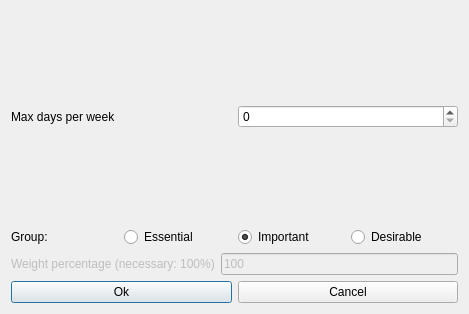
<?xml version="1.0" encoding="UTF-8"?>
<ui version="4.0">
 <class>ModifyConstraintStudentsMaxDaysPerWeekForm_template</class>
 <widget class="QDialog" name="ModifyConstraintStudentsMaxDaysPerWeekForm_template">
  <property name="geometry">
   <rect>
    <x>0</x>
    <y>0</y>
    <width>469</width>
    <height>314</height>
   </rect>
  </property>
  <property name="windowTitle">
   <string extracomment="This is the title of the dialog to modify a constraint of this type">Modify students max days per week</string>
  </property>
  <layout class="QVBoxLayout" name="verticalLayout">
   <item>
    <spacer name="spacer8">
     <property name="orientation">
      <enum>Qt::Vertical</enum>
     </property>
     <property name="sizeType">
      <enum>QSizePolicy::Expanding</enum>
     </property>
     <property name="sizeHint" stdset="0">
      <size>
       <width>20</width>
       <height>31</height>
      </size>
     </property>
    </spacer>
   </item>
   <item>
    <layout class="QHBoxLayout">
     <item>
      <widget class="QLabel" name="maxDaysTextLabel">
       <property name="frameShape">
        <enum>QFrame::NoFrame</enum>
       </property>
       <property name="frameShadow">
        <enum>QFrame::Plain</enum>
       </property>
       <property name="text">
        <string>Max days per week</string>
       </property>
       <property name="wordWrap">
        <bool>false</bool>
       </property>
      </widget>
     </item>
     <item>
      <widget class="QSpinBox" name="maxDaysSpinBox"/>
     </item>
    </layout>
   </item>
   <item>
    <spacer name="spacer7">
     <property name="orientation">
      <enum>Qt::Vertical</enum>
     </property>
     <property name="sizeType">
      <enum>QSizePolicy::Expanding</enum>
     </property>
     <property name="sizeHint" stdset="0">
      <size>
       <width>20</width>
       <height>31</height>
      </size>
     </property>
    </spacer>
   </item>
   <item>
    <layout class="QHBoxLayout" name="horizontalLayout_4">
     <item>
      <widget class="QLabel" name="groupTextLabel">
       <property name="text">
        <string>Group:</string>
       </property>
      </widget>
     </item>
     <item>
      <widget class="QRadioButton" name="essentialRadioButton">
       <property name="text">
        <string>Essential</string>
       </property>
      </widget>
     </item>
     <item>
      <widget class="QRadioButton" name="importantRadioButton">
       <property name="text">
        <string>Important</string>
       </property>
       <property name="checked">
        <bool>true</bool>
       </property>
      </widget>
     </item>
     <item>
      <widget class="QRadioButton" name="desirableRadioButton">
       <property name="text">
        <string>Desirable</string>
       </property>
      </widget>
     </item>
    </layout>
   </item>
   <item>
    <layout class="QHBoxLayout">
     <item>
      <widget class="QLabel" name="weightTextLabel">
       <property name="enabled">
        <bool>false</bool>
       </property>
       <property name="frameShape">
        <enum>QFrame::NoFrame</enum>
       </property>
       <property name="frameShadow">
        <enum>QFrame::Plain</enum>
       </property>
       <property name="text">
        <string>Weight percentage (necessary: 100%)</string>
       </property>
       <property name="wordWrap">
        <bool>false</bool>
       </property>
      </widget>
     </item>
     <item>
      <widget class="QLineEdit" name="weightLineEdit">
       <property name="enabled">
        <bool>false</bool>
       </property>
       <property name="text">
        <string notr="true">100</string>
       </property>
      </widget>
     </item>
    </layout>
   </item>
   <item>
    <layout class="QHBoxLayout">
     <item>
      <widget class="QPushButton" name="okPushButton">
       <property name="text">
        <string>Ok</string>
       </property>
      </widget>
     </item>
     <item>
      <widget class="QPushButton" name="cancelPushButton">
       <property name="text">
        <string>Cancel</string>
       </property>
      </widget>
     </item>
    </layout>
   </item>
  </layout>
 </widget>
 <layoutdefault spacing="6" margin="11"/>
 <resources/>
 <connections/>
</ui>
